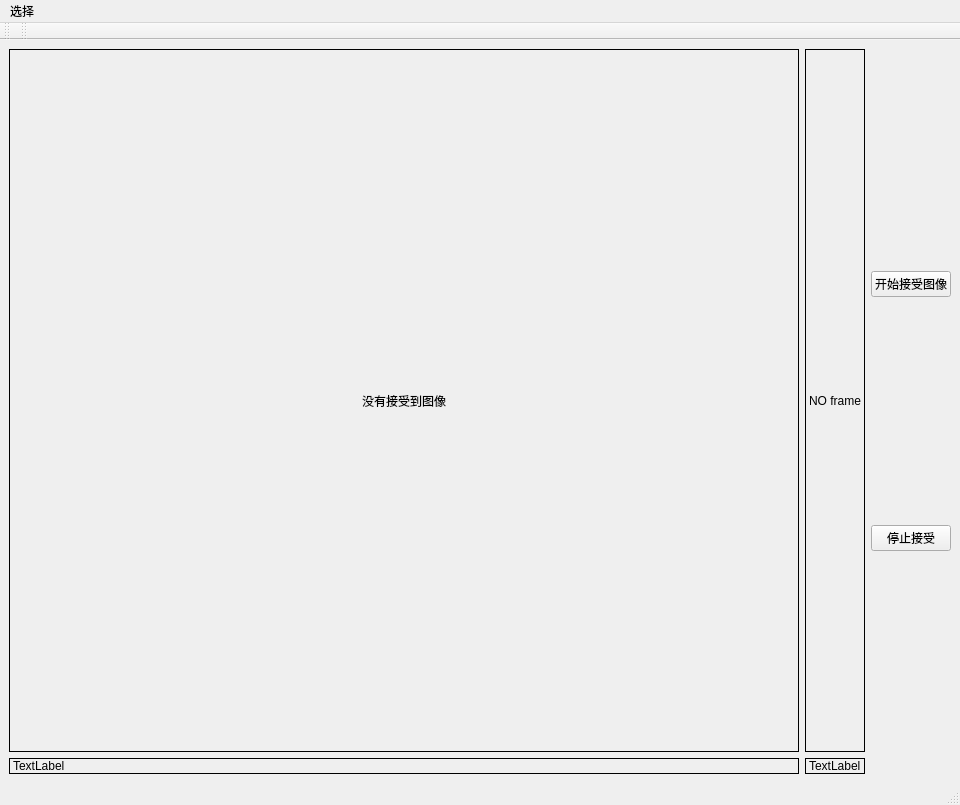
<?xml version="1.0" encoding="UTF-8"?>
<ui version="4.0">
 <class>MainWindow</class>
 <widget class="QMainWindow" name="MainWindow">
  <property name="enabled">
   <bool>true</bool>
  </property>
  <property name="geometry">
   <rect>
    <x>0</x>
    <y>0</y>
    <width>960</width>
    <height>805</height>
   </rect>
  </property>
  <property name="sizePolicy">
   <sizepolicy hsizetype="Expanding" vsizetype="Expanding">
    <horstretch>0</horstretch>
    <verstretch>0</verstretch>
   </sizepolicy>
  </property>
  <property name="windowTitle">
   <string>MainWindow</string>
  </property>
  <widget class="QWidget" name="centralwidget">
   <layout class="QHBoxLayout" name="horizontalLayout">
    <item>
     <layout class="QGridLayout" name="gridLayout">
      <item row="1" column="1">
       <widget class="QLabel" name="label_4">
        <property name="frameShape">
         <enum>QFrame::Box</enum>
        </property>
        <property name="text">
         <string>TextLabel</string>
        </property>
       </widget>
      </item>
      <item row="1" column="0">
       <widget class="QLabel" name="label_3">
        <property name="frameShape">
         <enum>QFrame::Box</enum>
        </property>
        <property name="text">
         <string>TextLabel</string>
        </property>
       </widget>
      </item>
      <item row="0" column="0">
       <widget class="QLabel" name="label_1">
        <property name="enabled">
         <bool>true</bool>
        </property>
        <property name="sizePolicy">
         <sizepolicy hsizetype="Expanding" vsizetype="Expanding">
          <horstretch>0</horstretch>
          <verstretch>0</verstretch>
         </sizepolicy>
        </property>
        <property name="frameShape">
         <enum>QFrame::Box</enum>
        </property>
        <property name="lineWidth">
         <number>1</number>
        </property>
        <property name="text">
         <string>没有接受到图像</string>
        </property>
        <property name="alignment">
         <set>Qt::AlignCenter</set>
        </property>
       </widget>
      </item>
      <item row="0" column="1">
       <widget class="QLabel" name="label_2">
        <property name="frameShape">
         <enum>QFrame::Box</enum>
        </property>
        <property name="text">
         <string>NO frame</string>
        </property>
       </widget>
      </item>
     </layout>
    </item>
    <item>
     <layout class="QGridLayout" name="gridLayout_2">
      <item row="0" column="0">
       <widget class="QPushButton" name="Buttron_accept">
        <property name="text">
         <string>开始接受图像</string>
        </property>
       </widget>
      </item>
      <item row="1" column="0">
       <widget class="QPushButton" name="Button_stop">
        <property name="text">
         <string>停止接受</string>
        </property>
       </widget>
      </item>
     </layout>
    </item>
   </layout>
  </widget>
  <widget class="QMenuBar" name="menubar">
   <property name="geometry">
    <rect>
     <x>0</x>
     <y>0</y>
     <width>960</width>
     <height>28</height>
    </rect>
   </property>
   <widget class="QMenu" name="chose">
    <property name="title">
     <string>选择</string>
    </property>
    <addaction name="action_1"/>
    <addaction name="action_2"/>
    <addaction name="action_3"/>
    <addaction name="action_4"/>
   </widget>
   <addaction name="chose"/>
  </widget>
  <widget class="QStatusBar" name="statusbar"/>
  <widget class="QToolBar" name="toolBar">
   <property name="windowTitle">
    <string>toolBar</string>
   </property>
   <attribute name="toolBarArea">
    <enum>TopToolBarArea</enum>
   </attribute>
   <attribute name="toolBarBreak">
    <bool>false</bool>
   </attribute>
  </widget>
  <widget class="QToolBar" name="toolBar_2">
   <property name="windowTitle">
    <string>toolBar_2</string>
   </property>
   <attribute name="toolBarArea">
    <enum>TopToolBarArea</enum>
   </attribute>
   <attribute name="toolBarBreak">
    <bool>false</bool>
   </attribute>
  </widget>
  <action name="action_1">
   <property name="text">
    <string>图像一</string>
   </property>
  </action>
  <action name="action_2">
   <property name="text">
    <string>图像二</string>
   </property>
  </action>
  <action name="action_3">
   <property name="text">
    <string>图像三</string>
   </property>
  </action>
  <action name="action_4">
   <property name="text">
    <string>图像四</string>
   </property>
  </action>
 </widget>
 <resources/>
 <connections/>
</ui>
